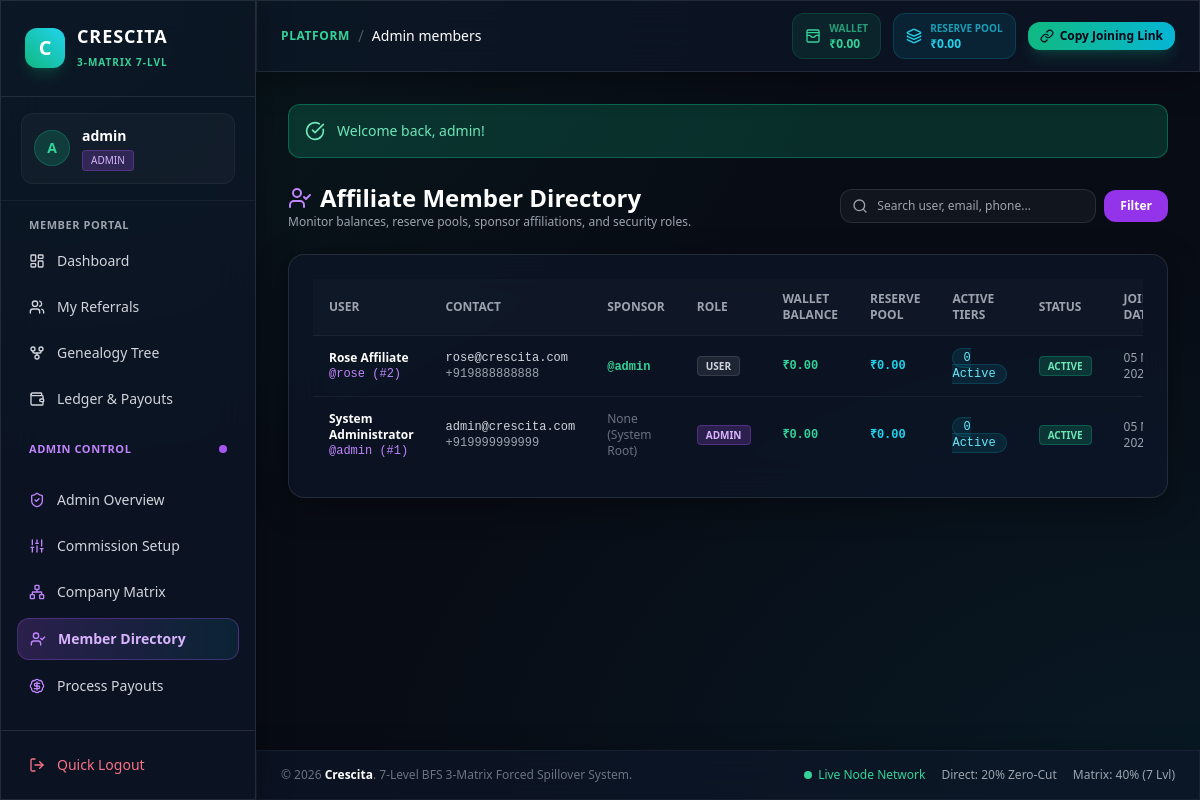
The app's page /?page=admin_members (signed in) with its own data.
### tables this page shows
CREATE TABLE users (
    id INT UNSIGNED AUTO_INCREMENT PRIMARY KEY,
    username VARCHAR(50) NOT NULL UNIQUE,
    email VARCHAR(100) NOT NULL UNIQUE,
    password VARCHAR(255) NOT NULL,
    full_name VARCHAR(100) NOT NULL,
    phone VARCHAR(20) NOT NULL,
    role ENUM('user', 'admin') NOT NULL DEFAULT 'user',
    sponsor_id INT UNSIGNED NULL,
    wallet_balance DECIMAL(15, 2) NOT NULL DEFAULT 0.00,
    reserve_balance DECIMAL(15, 2) NOT NULL DEFAULT 0.00,
    status ENUM('active', 'inactive', 'suspended') NOT NULL DEFAULT 'active',
    created_at TIMESTAMP DEFAULT CURRENT_TIMESTAMP,
    CONSTRAINT fk_users_sponsor FOREIGN KEY (sponsor_id) REFERENCES users(id) ON DELETE SET NULL
);

### views/admin/members.php (the view, shortened to what the rows shown need)
<?php
require_once __DIR__ . '/../layouts/header.php';
$pdo = Database::getConnection();
$search = trim($_GET['search'] ?? '');
$sql = "
    SELECT u.*, s.username as sponsor_name,
        COUNT(up.id) as active_pkg_count
    FROM users u
    LEFT JOIN users s ON u.sponsor_id = s.id
    LEFT JOIN user_packages up ON u.id = up.user_id AND up.status = 'active'
";
$sql .= " GROUP BY u.id ORDER BY u.id DESC LIMIT 100";
$stmt = $pdo->prepare($sql);
if (!empty($search)) {
    $param = "%{$search}%";
    $stmt->execute([$param, $param, $param, $param]);
} else {
    $stmt->execute();
}
$members = $stmt->fetchAll();
?>
<div class="mb-6 flex flex-col sm:flex-row sm:items-center justify-between gap-4">
    <div>
        <h2 class="text-2xl font-black text-white flex items-center space-x-2">
            <i data-lucide="user-check" class="w-6 h-6 text-purple-400"></i>
            <span>Affiliate Member Directory</span>
        </h2>
    </div>
</div>
<div class="glass-panel rounded-2xl p-6 border border-white/10">
    <div class="overflow-x-auto">
        <table class="w-full text-left text-sm text-gray-300">
            <thead class="text-xs text-gray-400 uppercase bg-white/[0.02] border-b border-white/5">
                <tr>
                    <th class="py-3 px-4">User</th>
                    <th class="py-3 px-4">Contact</th>
                    <th class="py-3 px-4">Sponsor</th>
                    <th class="py-3 px-4">Role</th>
                    <th class="py-3 px-4">Wallet Balance</th>
                    <th class="py-3 px-4">Reserve Pool</th>
                    <th class="py-3 px-4">Active Tiers</th>
                    <th class="py-3 px-4">Status</th>
                    <th class="py-3 px-4">Joined Date</th>
                </tr>
            </thead>
            <tbody class="divide-y divide-white/5 text-xs">
                <?php if (empty($members)): ?>
                    <tr>
                        <td colspan="9" class="py-8 text-center text-gray-500">No member records found matching criteria.</td>
                    </tr>
                <?php else: ?>
                    <?php foreach ($members as $m): ?>
                        <tr>
                            <td class="py-3.5 px-4">
                                <div class="font-bold text-white"><?= htmlspecialchars($m['full_name']) ?></div>
                                <div class="text-purple-400 font-mono">@<?= htmlspecialchars($m['username']) ?> (#<?= $m['id'] ?>)</div>
                            </td>
                            <td class="py-3.5 px-4 font-mono">
                                <div><?= htmlspecialchars($m['email']) ?></div>
                                <div class="text-gray-400"><?= htmlspecialchars($m['phone']) ?></div>
                            </td>
                            <td class="py-3.5 px-4">
                                <?php if ($m['sponsor_name']): ?>
                                    <span class="text-emerald-400 font-mono font-semibold">@<?= htmlspecialchars($m['sponsor_name']) ?></span>
                                <?php else: ?>
                                    <span class="text-gray-500">None (System Root)</span>
                                <?php endif; ?>
                            </td>
                            <td class="py-3.5 px-4">
                                <span class="px-2 py-0.5 rounded text-[10px] font-semibold <?= $m['role'] === 'admin' ? 'bg-purple-500/20 text-purple-300 border border-purple-500/30' : 'bg-gray-500/20 text-gray-300 border border-gray-500/30' ?>">
                                    <?= strtoupper($m['role']) ?>
                                </span>
                            </td>
                            <td class="py-3.5 px-4 font-mono font-bold text-emerald-400">
                                ₹<?= number_format((float)$m['wallet_balance'], 2) ?>
                            </td>
                            <td class="py-3.5 px-4 font-mono font-bold text-cyan-400">
                                ₹<?= number_format((float)$m['reserve_balance'], 2) ?>
                            </td>
                            <td class="py-3.5 px-4 font-mono">
                                <span class="px-2.5 py-0.5 rounded-full bg-cyan-500/10 text-cyan-300 border border-cyan-500/20">
                                    <?= $m['active_pkg_count'] ?> Active
                                </span>
                            </td>
                            <td class="py-3.5 px-4">
                                <span class="px-2 py-0.5 rounded text-[10px] font-semibold bg-emerald-500/20 text-emerald-300 border border-emerald-500/30">
                                    <?= strtoupper($m['status']) ?>
                                </span>
                            </td>
                            <td class="py-3.5 px-4 text-gray-400 font-sans">
                                <?= date('d M Y', strtotime($m['created_at'])) ?>
                            </td>
                        </tr>
                    <?php endforeach; ?>
                <?php endif; ?>
            </tbody>
        </table>
    </div>
</div>
<?php require_once __DIR__ . '/../layouts/footer.php'; ?>

### views/layouts/header.php (shortened to what the rows shown need)
<?php
$user = AuthService::getCurrentUser();
$currentPage = $_GET['page'] ?? 'dashboard';
?>
<!DOCTYPE html>
<html lang="en" class="dark">
<head>
    <script src="https://cdn.tailwindcss.com"></script>
</head>
<body class="min-h-screen antialiased flex flex-col">
<?php if ($user): ?>
    <aside id="sidebar" class="w-64 fixed left-0 top-0 bottom-0 z-50 glass-panel border-r border-white/10 flex flex-col transition-transform duration-300 -translate-x-full md:translate-x-0">
        <div class="px-6 py-6 border-b border-white/10 flex items-center justify-between">
            <a href="?page=dashboard" class="flex items-center space-x-3">
                <div class="w-10 h-10 rounded-xl bg-gradient-to-tr from-emerald-500 to-cyan-400 flex items-center justify-center font-black text-white text-xl shadow-lg shadow-emerald-500/20">
                    C
                </div>
                <div>
                    <div class="font-extrabold tracking-wider text-white text-lg leading-tight">CRESCITA</div>
                    <span class="text-[10px] text-emerald-400 font-semibold uppercase tracking-widest">3-Matrix 7-Lvl</span>
                </div>
            </a>
        </div>
        <div class="px-5 py-4 border-b border-white/5">
            <div class="p-3 rounded-xl bg-white/[0.03] border border-white/5 flex items-center space-x-3">
                <div class="w-9 h-9 rounded-full bg-emerald-500/20 border border-emerald-500/30 flex items-center justify-center font-bold text-emerald-400 text-sm">
                    <?= strtoupper(substr($user['username'], 0, 1)) ?>
                </div>
                <div class="overflow-hidden">
                    <p class="text-sm font-semibold text-white truncate"><?= htmlspecialchars($user['username']) ?></p>
                    <span class="inline-flex items-center px-2 py-0.5 rounded text-[10px] font-medium <?= $user['role'] === 'admin' ? 'bg-purple-500/20 text-purple-300 border border-purple-500/30' : 'bg-emerald-500/20 text-emerald-300 border border-emerald-500/30' ?>">
                        <?= strtoupper($user['role']) ?>
                    </span>
                </div>
            </div>
        </div>
        <nav class="flex-1 px-4 py-4 space-y-1.5 overflow-y-auto">
            <div class="text-[11px] font-semibold text-gray-400 uppercase tracking-wider px-3 mb-2">Member Portal</div>
            <a href="?page=dashboard" class="flex items-center space-x-3 px-3 py-2.5 rounded-xl text-sm font-medium transition <?= $currentPage === 'dashboard' ? 'bg-gradient-to-r from-emerald-500/20 to-cyan-500/10 text-emerald-300 border border-emerald-500/30 font-semibold' : 'text-gray-300 hover:bg-white/5 hover:text-white' ?>">
                <i data-lucide="layout-dashboard" class="w-4 h-4"></i>
                <span>Dashboard</span>
            </a>
            <a href="?page=referrals" class="flex items-center space-x-3 px-3 py-2.5 rounded-xl text-sm font-medium transition <?= $currentPage === 'referrals' ? 'bg-gradient-to-r from-emerald-500/20 to-cyan-500/10 text-emerald-300 border border-emerald-500/30 font-semibold' : 'text-gray-300 hover:bg-white/5 hover:text-white' ?>">
                <i data-lucide="users" class="w-4 h-4"></i>
                <span>My Referrals</span>
            </a>
            <a href="?page=genealogy" class="flex items-center space-x-3 px-3 py-2.5 rounded-xl text-sm font-medium transition <?= $currentPage === 'genealogy' ? 'bg-gradient-to-r from-emerald-500/20 to-cyan-500/10 text-emerald-300 border border-emerald-500/30 font-semibold' : 'text-gray-300 hover:bg-white/5 hover:text-white' ?>">
                <i data-lucide="git-fork" class="w-4 h-4"></i>
                <span>Genealogy Tree</span>
            </a>
            <a href="?page=ledger" class="flex items-center space-x-3 px-3 py-2.5 rounded-xl text-sm font-medium transition <?= $currentPage === 'ledger' ? 'bg-gradient-to-r from-emerald-500/20 to-cyan-500/10 text-emerald-300 border border-emerald-500/30 font-semibold' : 'text-gray-300 hover:bg-white/5 hover:text-white' ?>">
                <i data-lucide="wallet" class="w-4 h-4"></i>
                <span>Ledger & Payouts</span>
            </a>
            <?php if ($user['role'] === 'admin'): ?>
                <div class="pt-4 pb-2">
                    <div class="text-[11px] font-semibold text-purple-400 uppercase tracking-wider px-3 mb-2 flex items-center justify-between">
                        <span>Admin Control</span>
                        <span class="w-2 h-2 rounded-full bg-purple-500 animate-pulse"></span>
                    </div>
                </div>
                <a href="?page=admin_dashboard" class="flex items-center space-x-3 px-3 py-2.5 rounded-xl text-sm font-medium transition <?= $currentPage === 'admin_dashboard' ? 'bg-gradient-to-r from-purple-500/20 to-cyan-500/10 text-purple-300 border border-purple-500/30 font-semibold' : 'text-gray-300 hover:bg-white/5 hover:text-white' ?>">
                    <i data-lucide="shield-check" class="w-4 h-4 text-purple-400"></i>
                    <span>Admin Overview</span>
                </a>
                <a href="?page=admin_settings" class="flex items-center space-x-3 px-3 py-2.5 rounded-xl text-sm font-medium transition <?= $currentPage === 'admin_settings' ? 'bg-gradient-to-r from-purple-500/20 to-cyan-500/10 text-purple-300 border border-purple-500/30 font-semibold' : 'text-gray-300 hover:bg-white/5 hover:text-white' ?>">
                    <i data-lucide="sliders" class="w-4 h-4 text-purple-400"></i>
                    <span>Commission Setup</span>
                </a>
                <a href="?page=admin_matrix_tree" class="flex items-center space-x-3 px-3 py-2.5 rounded-xl text-sm font-medium transition <?= $currentPage === 'admin_matrix_tree' ? 'bg-gradient-to-r from-purple-500/20 to-cyan-500/10 text-purple-300 border border-purple-500/30 font-semibold' : 'text-gray-300 hover:bg-white/5 hover:text-white' ?>">
                    <i data-lucide="network" class="w-4 h-4 text-purple-400"></i>
                    <span>Company Matrix</span>
                </a>
                <a href="?page=admin_members" class="flex items-center space-x-3 px-3 py-2.5 rounded-xl text-sm font-medium transition <?= $currentPage === 'admin_members' ? 'bg-gradient-to-r from-purple-500/20 to-cyan-500/10 text-purple-300 border border-purple-500/30 font-semibold' : 'text-gray-300 hover:bg-white/5 hover:text-white' ?>">
                    <i data-lucide="user-check" class="w-4 h-4 text-purple-400"></i>
                    <span>Member Directory</span>
                </a>
                <a href="?page=admin_withdrawals" class="flex items-center space-x-3 px-3 py-2.5 rounded-xl text-sm font-medium transition <?= $currentPage === 'admin_withdrawals' ? 'bg-gradient-to-r from-purple-500/20 to-cyan-500/10 text-purple-300 border border-purple-500/30 font-semibold' : 'text-gray-300 hover:bg-white/5 hover:text-white' ?>">
                    <i data-lucide="badge-dollar-sign" class="w-4 h-4 text-purple-400"></i>
                    <span>Process Payouts</span>
                </a>
            <?php endif; ?>
        </nav>
        <div class="p-4 border-t border-white/10">
            <a href="?action=logout" class="flex items-center space-x-3 px-3 py-2 rounded-xl text-sm font-medium text-rose-400 hover:bg-rose-500/10 transition">
                <i data-lucide="log-out" class="w-4 h-4"></i>
                <span>Quick Logout</span>
            </a>
        </div>
    </aside>
    <div class="md:ml-64 flex-1 flex flex-col min-h-screen pt-14 md:pt-0">
        <header class="sticky top-0 z-30 glass-panel border-b border-white/10 px-6 py-3 flex flex-wrap items-center justify-between gap-4">
            <div class="flex items-center space-x-2">
                <span class="text-xs uppercase tracking-wider text-emerald-400 font-bold">Platform</span>
                <span class="text-gray-600">/</span>
                <span class="text-sm font-medium text-white"><?= ucfirst(str_replace('_', ' ', $currentPage)) ?></span>
            </div>
            <div class="flex items-center flex-wrap gap-3">
                <div class="flex items-center space-x-2 px-3 py-1.5 rounded-xl bg-emerald-500/10 border border-emerald-500/20 text-emerald-400">
                    <i data-lucide="wallet-cards" class="w-4 h-4"></i>
                    <div class="text-xs">
                        <span class="text-emerald-400/70 block text-[10px] uppercase font-bold">Wallet</span>
                        <span class="font-bold">₹<?= number_format((float)$user['wallet_balance'], 2) ?></span>
                    </div>
                </div>
                <div class="flex items-center space-x-2 px-3 py-1.5 rounded-xl bg-cyan-500/10 border border-cyan-500/20 text-cyan-400">
                    <i data-lucide="layers" class="w-4 h-4"></i>
                    <div class="text-xs">
                        <span class="text-cyan-400/70 block text-[10px] uppercase font-bold">Reserve Pool</span>
                        <span class="font-bold">₹<?= number_format((float)$user['reserve_balance'], 2) ?></span>
                    </div>
                </div>
                <?php
                $protocol = (!empty($_SERVER['HTTPS']) && $_SERVER['HTTPS'] !== 'off' || $_SERVER['SERVER_PORT'] == 443) ? "https://" : "http://";
                $domainName = $_SERVER['HTTP_HOST'];
                $joinLink = $protocol . $domainName . "/?page=register&ref=" . urlencode($user['username']);
                ?>
                <button onclick="copyJoinLink('<?= htmlspecialchars($joinLink) ?>')" class="inline-flex items-center space-x-1.5 px-3 py-1.5 rounded-xl bg-gradient-to-r from-emerald-500 to-cyan-500 hover:from-emerald-400 hover:to-cyan-400 text-slate-950 font-bold text-xs shadow-lg shadow-emerald-500/20 transition">
                    <i data-lucide="link" class="w-3.5 h-3.5"></i>
                    <span id="copyBtnText">Copy Joining Link</span>
                </button>
            </div>
        </header>
        <main class="flex-1 p-4 md:p-8 max-w-7xl w-full mx-auto">
            <?php if (!empty($_SESSION['flash_success'])): ?>
                <div class="mb-6 p-4 rounded-xl bg-emerald-500/20 border border-emerald-500/40 text-emerald-300 flex items-center space-x-3">
                    <i data-lucide="check-circle" class="w-5 h-5 flex-shrink-0"></i>
                    <span class="text-sm font-medium"><?= htmlspecialchars($_SESSION['flash_success']) ?></span>
                </div>
            <?php endif; ?>
<?php endif; ?>

### records on screen
users: username "A", username "admin", role "ADMIN", wallet_balance "0.00", reserve_balance "0.00", full_name "System Administrator", id "1", email "admin@crescita.com", phone "+919999999999", shows "None (System Root)", active_pkg_count "0", status "ACTIVE", created_at "05…"
users: full_name "Rose Affiliate", username "rose", id "2", email "rose@crescita.com", phone "+919888888888", sponsor.username "admin", role "USER", wallet_balance "0.00", reserve_balance "0.00", active_pkg_count "0", status "ACTIVE", created_at "05…"

### other values on screen
str_replace('_', ' ', $currentPage) "Admin members"
$_SESSION['flash_success'] "Welcome back, admin!"
